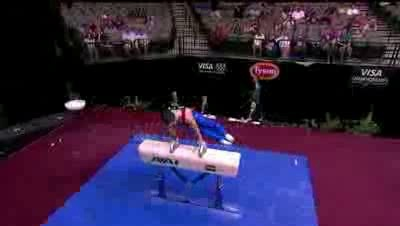
#> input picture Space Scaling/rotate_3d/images/000001.jpg, 400 x 226 px
$ python demo.py images/000001.jpg 360
#> lines starting #> are read from the running program, lines starting #| are printed output that depends on the picture

import sys
import os
import numpy as np
import cv2
from math import pi
import cv2

class ImageTransformer(object):
    """ Perspective transformation class for image
        with shape (height, width, #channels) """

    def __init__(self, image_path, shape):
#> called with image_path = 'images/000001.jpg'
        self.image_path = image_path
        self.image = load_image(image_path, shape)
#> in load_image, img is the input picture: shape (226, 400, 3); mean B, G, R 66, 35.7, 52.3

        self.height = self.image.shape[0]
#> self.height = 226
        self.width = self.image.shape[1]
#> self.width = 400
        self.num_channels = self.image.shape[2]
#> self.num_channels = 3


    """ Wrapper of Rotating a Image """
    def rotate_along_axis(self, theta=0, phi=0, gamma=0, dx=0, dy=0, dz=0):

        # Get radius of rotation along 3 axes
        rtheta, rphi, rgamma = get_rad(theta, phi, gamma)

        # Get ideal focal length on z axis
        # NOTE: Change this section to other axis if needed
        d = np.sqrt(self.height**2 + self.width**2)
        self.focal = d / (2 * np.sin(rgamma) if np.sin(rgamma) != 0 else 1)
        dz = self.focal

        # Get projection matrix
        mat = self.get_M(rtheta, rphi, rgamma, dx, dy, dz)

        return cv2.warpPerspective(self.image.copy(), mat, (self.width, self.height))


    """ Get Perspective Projection Matrix """
    def get_M(self, theta, phi, gamma, dx, dy, dz):

        w = self.width
        h = self.height
        f = self.focal

        # Projection 2D -> 3D matrix
        A1 = np.array([ [1, 0, -w/2],
                        [0, 1, -h/2],
                        [0, 0, 1],
                        [0, 0, 1]])

        # Rotation matrices around the X, Y, and Z axis
        RX = np.array([ [1, 0, 0, 0],
                        [0, np.cos(theta), -np.sin(theta), 0],
                        [0, np.sin(theta), np.cos(theta), 0],
                        [0, 0, 0, 1]])

        RY = np.array([ [np.cos(phi), 0, -np.sin(phi), 0],
                        [0, 1, 0, 0],
                        [np.sin(phi), 0, np.cos(phi), 0],
                        [0, 0, 0, 1]])

        RZ = np.array([ [np.cos(gamma), -np.sin(gamma), 0, 0],
                        [np.sin(gamma), np.cos(gamma), 0, 0],
                        [0, 0, 1, 0],
                        [0, 0, 0, 1]])

        # Composed rotation matrix with (RX, RY, RZ)
        R = np.dot(np.dot(RX, RY), RZ)

        # Translation matrix
        T = np.array([  [1, 0, 0, dx],
                        [0, 1, 0, dy],
                        [0, 0, 1, dz],
                        [0, 0, 0, 1]])

        # Projection 3D -> 2D matrix
        A2 = np.array([ [f, 0, w/2, 0],
                        [0, f, h/2, 0],
                        [0, 0, 1, 0]])

        # Final transformation matrix
        return np.dot(A2, np.dot(T, np.dot(R, A1)))

def load_image(img_path, shape=None):
    img = cv2.imread(img_path)
    if shape is not None:
        img = cv2.resize(img, shape)

    return img

def save_image(img_path, img):
    cv2.imwrite(img_path, img)

def get_rad(theta, phi, gamma):
    return (deg_to_rad(theta),
            deg_to_rad(phi),
            deg_to_rad(gamma))

def get_deg(rtheta, rphi, rgamma):
    return (rad_to_deg(rtheta),
            rad_to_deg(rphi),
            rad_to_deg(rgamma))

def deg_to_rad(deg):
    return deg * pi / 180.0

def rad_to_deg(rad):
    return deg * 180.0 / pi
# Usage:
#     Change main function with ideal arguments
#     then
#     python demo.py [name of the image] [degree to rotate] ([ideal width] [ideal height])
#     e.g.,
#     python demo.py images/000001.jpg 360
#     python demo.py images/000001.jpg 45 500 700
#
# Parameters:
#     img_path  : the path of image that you want rotated
#     shape     : the ideal shape of input image, None for original size.
#     theta     : the rotation around the x axis
#     phi       : the rotation around the y axis
#     gamma     : the rotation around the z axis (basically a 2D rotation)
#     dx        : translation along the x axis
#     dy        : translation along the y axis
#     dz        : translation along the z axis (distance to the image)
#
# Output:
#     image     : the rotated image


# Input image path
#img_path = sys.argv[1]
img_path = "images/000001.jpg"

# Rotation range
#rot_range = 360 if len(sys.argv) <= 2 else int(sys.argv[2])
rot_range = 270
# Ideal image shape (w, h)
img_shape = None if len(sys.argv) <= 4 else (int(sys.argv[3]), int(sys.argv[4]))

# Instantiate the class
it = ImageTransformer(img_path, img_shape)

# Make output dir
if not os.path.isdir('output'):
    os.mkdir('output')

# Iterate through rotation range
for ang in range(0, rot_range):

    # NOTE: Here we can change which angle, axis, shift

    """ Example of rotating an image along y-axis from 0 to 360 degree
        with a 5 pixel shift in +X direction """
    #rotated_img = it.rotate_along_axis(phi = ang, dx = 5)

    """ Example of rotating an image along yz-axis from 0 to 360 degree """
    #rotated_img = it.rotate_along_axis(phi = ang, gamma = ang)

    """ Example of rotating an image along z-axis(Normal 2D) from 0 to 360 degree """
    rotated_img = it.rotate_along_axis(theta = ang)

    save_image('output/{}.jpg'.format(str(ang).zfill(3)), rotated_img)
#> this loop made 270 passes
#> pass 3, `rotated_img = it.rotate_along_axis(theta = ang)`:
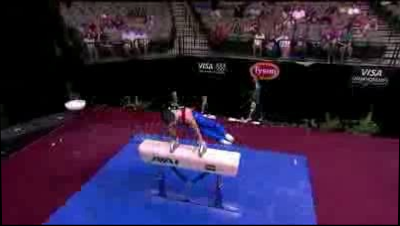
#> rotated_img: shape (226, 400, 3); mean of channels 0, 1, 2 65.1, 35.4, 51.8; drawn as B, G, R
